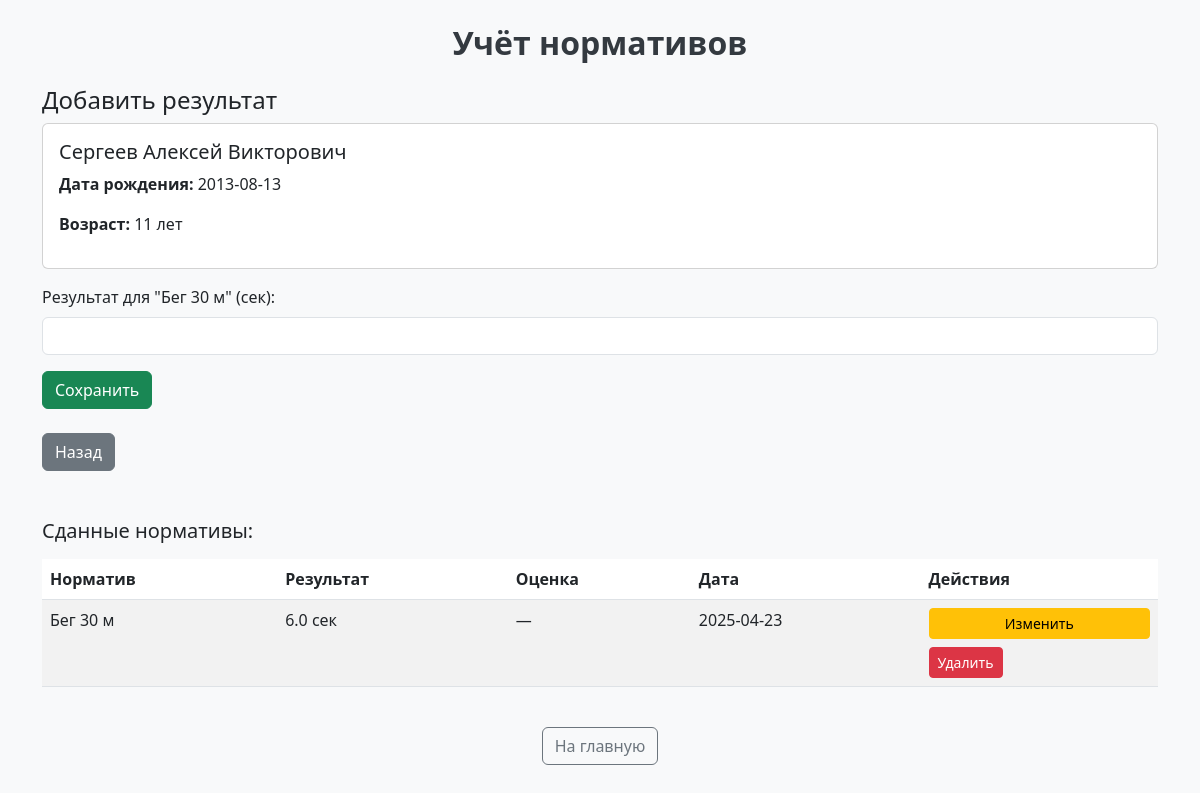
/add_result/628/1, run on the app's committed database.
### tables this page shows
CREATE TABLE Students (
    id INTEGER PRIMARY KEY AUTOINCREMENT,
    full_name TEXT NOT NULL,
    gender TEXT CHECK (gender IN ('М', 'Ж')) NOT NULL,
    birth_date DATE NOT NULL,
    class TEXT NOT NULL,
    department TEXT
, user_id INTEGER, height INTEGER, weight INTEGER, photo_filename TEXT);

CREATE TABLE "Normatives" (
	"id"	INTEGER,
	"name"	TEXT NOT NULL,
	"unit"	TEXT NOT NULL,
	"min_age"	INTEGER NOT NULL,
	"max_age"	INTEGER,
	"category"	TEXT NOT NULL,
	PRIMARY KEY("id" AUTOINCREMENT)
);

CREATE TABLE Results (
    id INTEGER PRIMARY KEY AUTOINCREMENT,
    student_id INTEGER NOT NULL,
    normative_id INTEGER NOT NULL,
    result_value REAL NOT NULL,
    result_date DATE NOT NULL,
    grade INTEGER,
    FOREIGN KEY (student_id) REFERENCES Students(id),
    FOREIGN KEY (normative_id) REFERENCES Normatives(id)
);

### server.py (the view)
@app.route('/add_result/<int:student_id>/<int:normative_id>', methods=['GET'])
def show_result_form(student_id, normative_id):
    conn = get_db_connection()
    student = conn.execute('SELECT * FROM Students WHERE id = ?', (student_id,)).fetchone()
    normative = conn.execute('SELECT * FROM Normatives WHERE id = ?', (normative_id,)).fetchone()
    if not student or not normative:
        conn.close()
        return "Ученик или норматив не найдены", 404
    birth_date = datetime.strptime(student['birth_date'], '%Y-%m-%d')
    today = datetime.today()
    age = today.year - birth_date.year - ((today.month, today.day) < (birth_date.month, birth_date.day))
    previous_results = conn.execute('''
        SELECT r.id, r.result_value, r.result_date, r.grade,
               n.name, n.unit
        FROM Results r
        JOIN Normatives n ON r.normative_id = n.id
        WHERE r.student_id = ?
        ORDER BY r.result_date DESC
    ''', (student_id,)).fetchall()
    conn.close()
    return render_template(
        'add_result.html',
        student=student,
        normative=normative,
        age=age,
        previous_results=previous_results
    )

### server.py (called while the page is built)
def get_db_connection():
    conn = sqlite3.connect(DB_PATH)
    conn.row_factory = sqlite3.Row
    return conn

### templates/add_result.html
{% extends 'base.html' %}
{% block content %}
<h4>Добавить результат</h4>
<div class="card mb-3 p-3">
    <h5>{{ student.full_name }}</h5>
    <p><strong>Дата рождения:</strong> {{ student.birth_date }}</p>
    <p><strong>Возраст:</strong> {{ age }} лет</p>
</div>
<form method="POST">
    <div class="mb-3">
        <label for="result" class="form-label">Результат для "{{ normative.name }}" ({{ normative.unit }}):</label>
        <input type="number" step="any" class="form-control" id="result" name="result" required>
    </div>
    <button type="submit" class="btn btn-success">Сохранить</button>
</form>
<a href="{{ url_for('select_student', department=student.department, class_name=student.class, normative_id=normative.id) }}" class="btn btn-secondary mt-4">Назад</a>
<h5 class="mt-5">Сданные нормативы:</h5>
{% if previous_results %}
    <table class="table table-striped mt-3">
        <thead>
            <tr>
                <th>Норматив</th>
                <th>Результат</th>
                <th>Оценка</th>
                <th>Дата</th>
                <th>Действия</th>
            </tr>
        </thead>
        <tbody>
        {% for r in previous_results %}
            <tr>
                <td>{{ r.name }}</td>
                <td>{{ r.result_value }} {{ r.unit }}</td>
                <td>{{ r.grade if r.grade else '—' }}</td>
                <td>{{ r.result_date }}</td>
                <td>
                    <div class="d-flex flex-column">
                        <a href="{{ url_for('edit_result', result_id=r.id) }}" class="btn btn-sm btn-warning mb-2">Изменить</a>
                        <form action="{{ url_for('delete_result', result_id=r.id) }}" method="post" style="display:inline;">
                            <button type="submit" class="btn btn-sm btn-danger" onclick="return confirm('Удалить результат?');">Удалить</button>
                        </form>
                    </div>
                </td>
            </tr>
        {% endfor %}
        </tbody>
    </table>
{% else %}
    <p class="text-muted">Нормативы ещё не сданы.</p>
{% endif %}
{% endblock %}

### templates/base.html (style rules this page uses)
body { background-color: #f8f9fa; }

### data on the page
Students: full_name "Сергеев Алексей Викторович", birth_date "2013-08-13"
Normatives: name "Бег 30 м", unit "сек"
Results: name "Бег 30 м", result_value "6.0", unit "сек", grade "—", result_date "2025-04-23"
